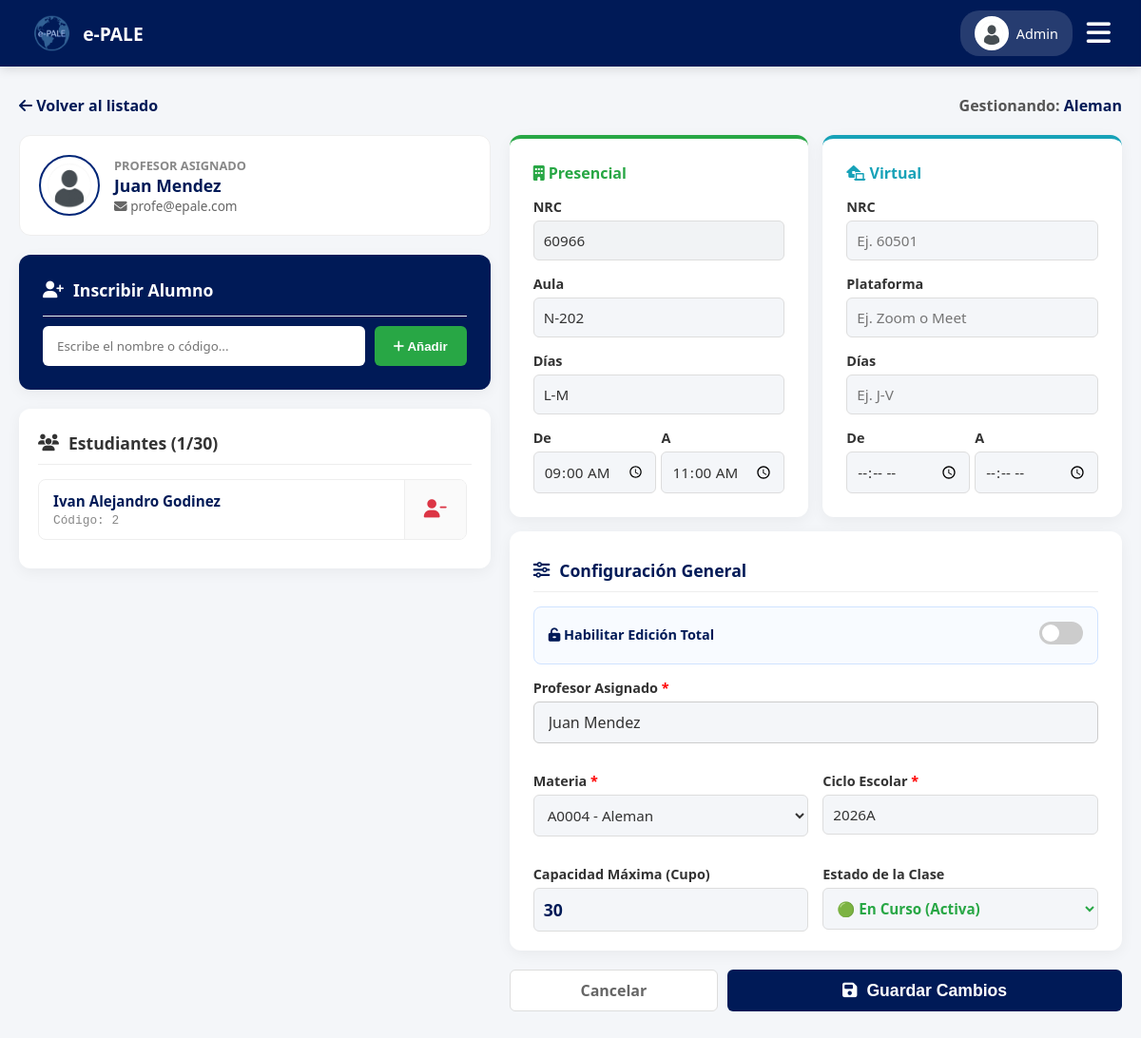
Screenshot of /admin/gestionar_grupo.php?clave=60966 (signed in) with the database file from the repository.
### tables this page shows
CREATE TABLE IF NOT EXISTS `usuarios` (
  `usuario_id` int NOT NULL AUTO_INCREMENT,
  `codigo` varchar(20) DEFAULT NULL,
  `nombre` varchar(50) NOT NULL,
  `apellido_paterno` varchar(50) NOT NULL,
  `apellido_materno` varchar(50) DEFAULT NULL,
  `correo` varchar(100) NOT NULL,
  `password` varchar(255) DEFAULT NULL,
  `telefono` varchar(20) DEFAULT NULL,
  `rol` enum('ADMIN','PROFESOR','ALUMNO') NOT NULL,
  `estatus` enum('ACTIVO','INACTIVO') DEFAULT 'ACTIVO',
  `genero` enum('MASCULINO','FEMENINO','OTRO') DEFAULT NULL,
  `periodo_ingreso` varchar(20) DEFAULT NULL,
  `foto_perfil` varchar(255) DEFAULT NULL,
  `google_id` varchar(255) DEFAULT NULL,
  `fecha_creacion` timestamp NULL DEFAULT CURRENT_TIMESTAMP,
  `fecha_cambio_password` timestamp NULL DEFAULT NULL,
  PRIMARY KEY (`usuario_id`),
  UNIQUE KEY `correo` (`correo`),
  UNIQUE KEY `codigo` (`codigo`)
);

CREATE TABLE IF NOT EXISTS `materias` (
  `materia_id` int NOT NULL AUTO_INCREMENT,
  `clave` varchar(10) NOT NULL,
  `nombre` varchar(50) NOT NULL,
  `nivel` int NOT NULL,
  PRIMARY KEY (`materia_id`),
  UNIQUE KEY `clave` (`clave`)
);

CREATE TABLE IF NOT EXISTS `inscripciones` (
  `inscripcion_id` int NOT NULL AUTO_INCREMENT,
  `alumno_id` int NOT NULL,
  `nrc` int NOT NULL,
  `estatus` enum('INSCRITO','SOLICITUD_BAJA','BAJA','SOLICITUD_ALTA') DEFAULT 'INSCRITO',
  `calificacion_final` decimal(5,2) DEFAULT '0.00',
  PRIMARY KEY (`inscripcion_id`),
  KEY `alumno_id` (`alumno_id`),
  KEY `nrc` (`nrc`)
);

CREATE TABLE IF NOT EXISTS `ciclos` (
  `ciclo_id` int NOT NULL AUTO_INCREMENT,
  `nombre` varchar(10) NOT NULL,
  `activo` tinyint(1) DEFAULT '1',
  PRIMARY KEY (`ciclo_id`)
);

### admin/gestionar_grupo.php (the view, shortened to what the rows shown need)
<?php
require '../db.php';
try { $pdo->exec("ALTER TABLE horarios MODIFY dias_patron VARCHAR(50)"); } catch (Exception $e) { }
try { $pdo->exec("ALTER TABLE grupos ADD COLUMN estado VARCHAR(20) DEFAULT 'ACTIVO'"); } catch (Exception $e) { }
$clave = $_GET['clave'] ?? '';
$es_edicion = !empty($clave);
$mensaje = ''; $tipo_mensaje = '';
$list_profesores = $pdo->query("SELECT usuario_id, codigo, nombre, apellido_paterno, apellido_materno FROM usuarios WHERE rol='PROFESOR' AND estatus='ACTIVO' ORDER BY nombre ASC")->fetchAll(PDO::FETCH_ASSOC);
$g = []; $alumnos_inscritos = []; $total_inscritos = 0; $nrc_base = '';
if ($es_edicion) {
    $sql = "SELECT g.clave_grupo, m.materia_id, m.nombre AS materia, u.usuario_id AS profesor_id, u.nombre AS prof_nombre, u.apellido_paterno AS prof_ap, u.foto_perfil AS prof_foto, u.correo AS prof_correo, c.ciclo_id, c.nombre as ciclo_nombre,
                   MAX(g.cupo) AS cupo, MAX(g.edicion_total) AS edicion_total, MAX(g.estado) AS estado,
                   MAX(CASE WHEN h.modalidad='PRESENCIAL' THEN g.nrc END) AS nrc_presencial,
                   MAX(CASE WHEN h.modalidad='VIRTUAL' THEN g.nrc END) AS nrc_virtual,
                   MAX(CASE WHEN h.modalidad='PRESENCIAL' THEN h.aula END) AS aula_presencial,
                   MAX(CASE WHEN h.modalidad='VIRTUAL' THEN h.aula END) AS aula_virtual,
                   MAX(CASE WHEN h.modalidad='PRESENCIAL' THEN h.dias_patron END) AS dias_presencial,
                   MAX(CASE WHEN h.modalidad='VIRTUAL' THEN h.dias_patron END) AS dias_virtual,
                   MAX(CASE WHEN h.modalidad='PRESENCIAL' THEN h.hora_inicio END) AS inicio_presencial,
                   MAX(CASE WHEN h.modalidad='VIRTUAL' THEN h.hora_inicio END) AS inicio_virtual,
                   MAX(CASE WHEN h.modalidad='PRESENCIAL' THEN h.hora_fin END) AS fin_presencial,
                   MAX(CASE WHEN h.modalidad='VIRTUAL' THEN h.hora_fin END) AS fin_virtual
            FROM grupos g JOIN materias m ON g.materia_id = m.materia_id JOIN usuarios u ON g.profesor_id = u.usuario_id JOIN ciclos c ON g.ciclo_id = c.ciclo_id LEFT JOIN horarios h ON g.nrc = h.nrc
            WHERE g.clave_grupo=? GROUP BY g.clave_grupo, m.materia_id, m.nombre, u.usuario_id, u.nombre, u.apellido_paterno, u.foto_perfil, u.correo, c.ciclo_id, c.nombre";
    $stmt = $pdo->prepare($sql); $stmt->execute([$clave]); $g = $stmt->fetch(PDO::FETCH_ASSOC);
    $nrc_base = $g['nrc_presencial'] ?: $g['nrc_virtual'];
    $sql_alum = "SELECT i.inscripcion_id, a.alumno_id, u.usuario_id, u.codigo, u.nombre, u.apellido_paterno, u.correo, a.carrera FROM inscripciones i JOIN alumnos a ON i.alumno_id = a.alumno_id JOIN usuarios u ON a.usuario_id = u.usuario_id WHERE i.nrc = ? AND i.estatus = 'INSCRITO' ORDER BY u.apellido_paterno ASC";
    $stmt_alum = $pdo->prepare($sql_alum); $stmt_alum->execute([$nrc_base]);
    $alumnos_inscritos = $stmt_alum->fetchAll(PDO::FETCH_ASSOC); $total_inscritos = count($alumnos_inscritos);
    $foto_profesor = "../img/avatar-default.png"; if($g['prof_foto'] && file_exists("../img/perfiles/" . $g['prof_foto'])) { $foto_profesor = "../img/perfiles/" . $g['prof_foto']; }
}
$v_prof = ($tipo_mensaje == 'error' && isset($_POST['profesor_id'])) ? $_POST['profesor_id'] : ($g['profesor_id'] ?? '');
$v_ciclo_nombre = ($tipo_mensaje == 'error' && isset($_POST['ciclo_nombre'])) ? $_POST['ciclo_nombre'] : ($g['ciclo_nombre'] ?? '');
$v_estado = ($tipo_mensaje == 'error' && isset($_POST['estado'])) ? $_POST['estado'] : ($g['estado'] ?? 'ACTIVO');
?>
<!DOCTYPE html>
<html lang="es">
<head>
    <link rel="stylesheet" href="../css/estudiante.css?v=<?php echo time(); ?>">
    <link rel="stylesheet" href="../css/admin.css?v=<?php echo time(); ?>">
    <link rel="stylesheet" href="https://cdnjs.cloudflare.com/ajax/libs/font-awesome/6.4.0/css/all.min.css">
</head>
<body>
    <?php include 'menu_admin.php'; ?>
    <main class="main-content">
        <div style="display: flex; justify-content: space-between; align-items: center; margin-bottom: 20px;">
            <?php if($es_edicion): ?>
                <span style="font-weight: bold; color: #555;">Gestionando: <span style="color: var(--udg-blue);"><?php echo htmlspecialchars($g['materia']); ?></span>
                </span>
            <?php else: ?>
                <span style="font-weight: bold; color: #28a745;">Creando Nuevo Grupo</span>
            <?php endif; ?>
        </div>
        <div style="display: grid; grid-template-columns: 1fr 1.3fr; gap: 20px; align-items: start;">
            <div>
                <?php if($es_edicion): ?>
                    <a href="ver_expediente.php?id=<?php echo $g['profesor_id']; ?>" class="hover-lift" style="background: white; border: 1px solid #eee; border-radius: 12px; padding: 20px; display: flex; align-items: center; gap: 15px; margin-bottom: 20px;">
                        <img src="<?php echo $foto_profesor; ?>" style="width: 60px; height: 60px; border-radius: 50%; object-fit: cover; border: 2px solid var(--udg-light);">
                        <div>
                            <div style="font-size: 0.8rem; color: #888; font-weight: bold; text-transform: uppercase;">Profesor Asignado</div>
                            <h3 style="margin: 0; color: var(--udg-blue); font-size: 1.1rem;"><?php echo htmlspecialchars($g['prof_nombre'] . ' ' . $g['prof_ap']); ?></h3>
                            <div style="font-size: 0.85rem; color: #666;"><i class="fas fa-envelope"></i> <?php echo htmlspecialchars($g['prof_correo']); ?></div>
                        </div>
                    </a>
                    <div class="card" style="margin-top: 0; background: linear-gradient(135deg, var(--udg-blue) 0%, #001a57 100%); color: white; border: none; margin-bottom: 20px;">
                        <h3 style="margin: 0 0 10px 0; color: white;"><i class="fas fa-user-plus"></i> Inscribir Alumno</h3>
                        <form method="POST" id="formAddStudent">
                            <div style="display: flex; gap: 10px; align-items: stretch;">
                                <div class="custom-select-wrapper">
                                    <input type="text" id="searchInput" placeholder="Escribe el nombre o código..." style="width: 100%; height: 42px; padding: 10px 15px; border-radius: 6px; border: none; box-sizing: border-box; font-family: inherit;" autocomplete="off" <?php echo ($v_estado == 'CERRADO') ? 'disabled' : ''; ?>>
                                </div>
                                <button type="submit" class="btn-save" style="background: #28a745; white-space: nowrap; height: 42px;" <?php echo ($v_estado == 'CERRADO') ? 'disabled style="background:#ccc; cursor:not-allowed;"' : ''; ?>><i class="fas fa-plus"></i> Añadir</button>
                            </div>
                        </form>
                    </div>
                    <div class="card" style="margin-top: 0; padding: 20px;">
                        <h3 style="margin: 0 0 15px 0; color: #333; border-bottom: 1px solid #eee; padding-bottom: 10px;"><i class="fas fa-users"></i> Estudiantes (<?php echo $total_inscritos; ?>/<?php echo $g['cupo']; ?>)</h3>
                        <?php if(count($alumnos_inscritos) > 0): ?>
                            <div style="max-height: 400px; overflow-y: auto; padding-right: 5px;">
                                <?php foreach($alumnos_inscritos as $alum): ?>
                                    <div class="student-row">
                                        <a href="ver_expediente.php?id=<?php echo $alum['usuario_id']; ?>" class="student-link">
                                            <div style="font-weight: bold; color: var(--udg-blue); font-size: 0.95rem;"><?php echo htmlspecialchars($alum['nombre'] . ' ' . $alum['apellido_paterno']); ?></div>
                                            <div style="font-size: 0.8rem; color: #888; font-family: monospace; margin-top: 3px;">Código: <?php echo htmlspecialchars($alum['codigo']); ?></div>
                                        </a>
                                        <div class="student-action">
                                            <form method="POST" style="margin: 0;">
                                                <button type="button" onclick="confirmarBajaAlumno(this, '<?php echo addslashes(htmlspecialchars($alum['nombre'])); ?>')" style="background: none; border: none; color: #dc3545; cursor: pointer; font-size: 1.2rem; padding: 5px;" title="Expulsar" <?php echo ($v_estado == 'CERRADO') ? 'disabled style="color:#ccc; cursor:not-allowed;"' : ''; ?>>
                                                    <i class="fas fa-user-minus"></i>
                                                </button>
                                            </form>
                                        </div>
                                    </div>
                                <?php endforeach; ?>
                            </div>
                        <?php else: ?><p style="text-align: center; color: #aaa; padding: 20px;">La clase está vacía.</p><?php endif; ?>
                    </div>
                <?php endif; ?>
            </div>
            <div>
                <form method="POST" action="gestionar_grupo.php<?php echo $es_edicion ? '?clave='.$clave : ''; ?>" id="configForm">
                    <div class="card" style="margin: 0; padding-bottom: 5px;">
                        <div style="display: grid; grid-template-columns: 1fr; gap: 15px;">
                            <div class="form-group">
                                <?php
                                $nombre_profesor_actual = '';
                                foreach($list_profesores as $p) {
                                    if($v_prof == $p['usuario_id']) {
                                        $nombre_profesor_actual = trim($p['nombre'] . ' ' . $p['apellido_paterno'] . ' ' . ($p['apellido_materno'] ?? ''));
                                        break;
                                    }
                                }
                                ?>
                                <div class="custom-select-wrapper">
                                    <input type="text" id="searchProfInput" placeholder="Buscar docente por nombre o código..." value="<?php echo htmlspecialchars($nombre_profesor_actual); ?>" style="width: 100%; padding: 10px 15px; border-radius: 6px; border: 1px solid #ccc; box-sizing: border-box; font-family: inherit; font-size: 1rem;" autocomplete="off">
                                </div>
                            </div>
                            <div style="display: grid; grid-template-columns: 1fr 1fr; gap: 15px;">
                                <div class="form-group">
                                    <label>Ciclo Escolar <span style="color:red;">*</span></label>
                                    <input type="text" name="ciclo_nombre" list="ciclosList" value="<?php echo htmlspecialchars($v_ciclo_nombre); ?>" required placeholder="Ej. 2026-A" style="text-transform: uppercase;">
                                </div>
                            </div>
                        </div>
                    </div>
                </form>
            </div>
        </div>
    </main>
</body>
</html>

### admin/menu_admin.php (shortened to what the rows shown need)
<?php
$stmt_foto_menu = $pdo->prepare("SELECT foto_perfil, nombre FROM usuarios WHERE usuario_id = ?");
$stmt_foto_menu->execute([$_SESSION['user_id']]);
$admin_menu = $stmt_foto_menu->fetch(PDO::FETCH_ASSOC);
$foto_menu = "../img/avatar-default.png";
?>
<header class="main-header">
    <div class="header-actions">
        <a href="perfil.php" class="profile-btn">
            <img src="<?php echo $foto_menu; ?>" class="profile-img">
            <span class="profile-name"><?php echo strtok($admin_menu['nombre'], " "); ?></span>
        </a>
    </div>
</header>

### rows the page displays
usuarios: nombre "Admin"
materias: nombre "Aleman", usuarios.nombre+apellido_paterno "Juan Mendez", usuarios.correo "profe@epale.com", ciclo_nombre "2026A"
inscripciones: usuarios.nombre+apellido_paterno "Ivan Alejandro Godinez", usuarios.codigo "2"
usuarios: nombre+apellido_paterno+apellido_materno "Juan Mendez"

### other values shown
$total_inscritos "1"
$g['cupo'] "30"
form field materia_id "A0004 - Aleman"
